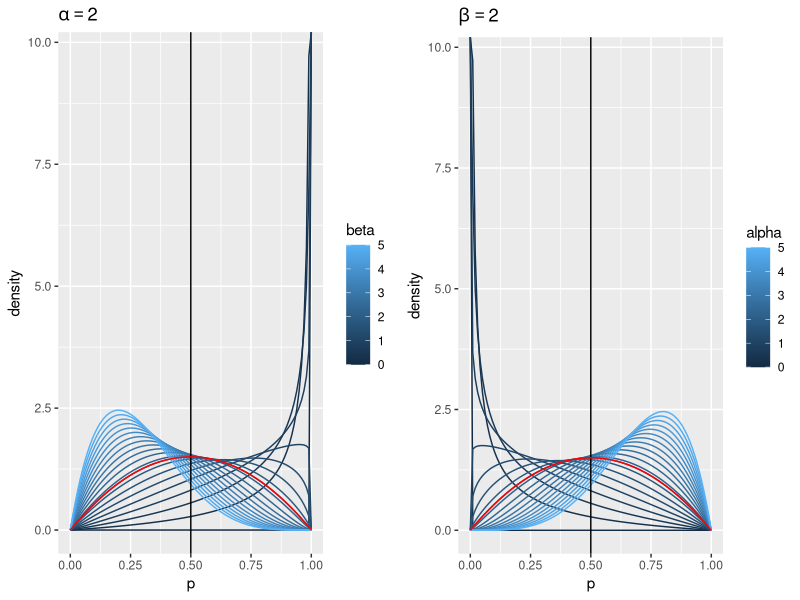
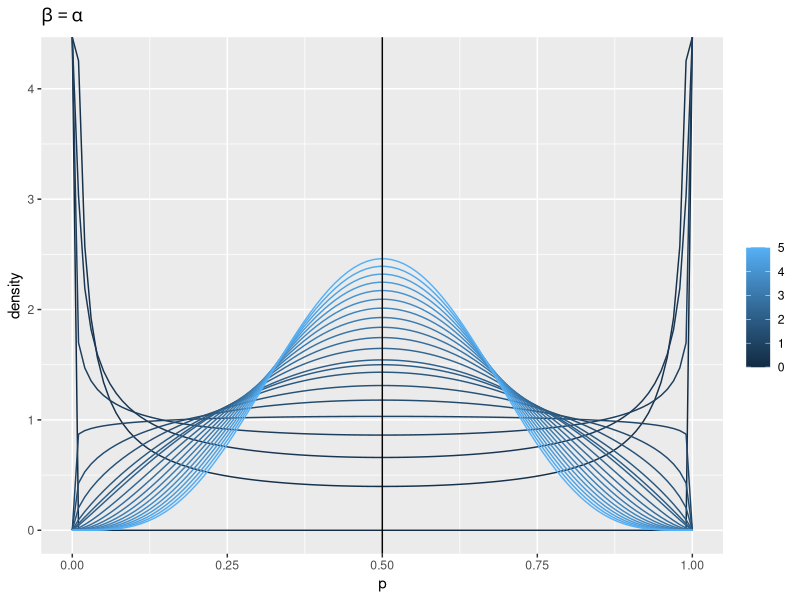
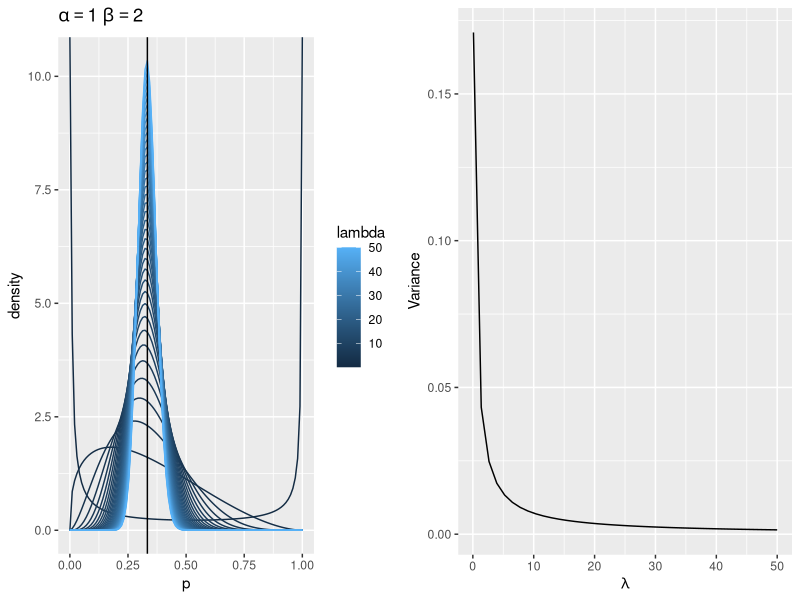
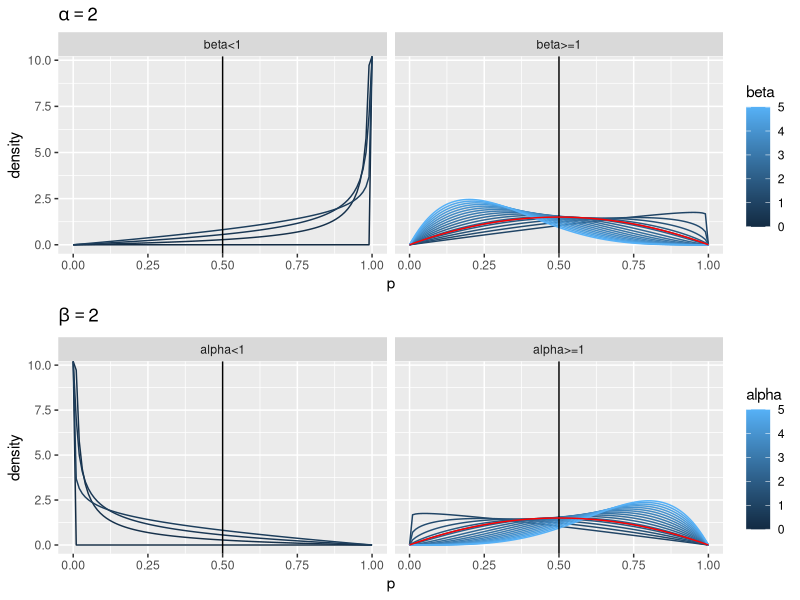

Source code (R) for these figures, in order:
## ---- chunk 1
knitr::opts_chunk$set(echo = FALSE)
## ---- chunk 2
#load libraries
library(readxl)
library(ggplot2)
library(dplyr,warn.conflicts = FALSE)
library(tidyr)
library(kableExtra)
library("gridExtra")


options(dplyr.summarise.inform = FALSE)
options("kableExtra.html.bsTable" = T)
## ---- chunk 3
x_grid <- seq(from = -0.0, to = 1.0, length.out = 100)
p <- 2
alpha <- c(seq(from = 0.0, to = 5, length.out = 20),p)
beta <- c(seq(from = 0.0, to = 5, length.out = 20),p)
par_grid <- expand.grid("alpha"=alpha,"beta"=beta)
y <- data.frame(t(apply(X = par_grid, MARGIN = 1,FUN = function(x){dbeta(x_grid,x[1],x[2])})))
df <- cbind(par_grid,y)
colnames(df)[3:ncol(df)] <- x_grid
df_long <- tidyr::gather(df,x,density,-c(alpha,beta) )
df_long$x <- as.numeric(df_long$x)
df_long$a_below1 <- ifelse(df_long$alpha<1,"alpha<1","alpha>=1")
df_long$b_below1 <- ifelse(df_long$beta<1,"beta<1","beta>=1")

# Plots:
t1 <- bquote(alpha==.(p))
p1 <- ggplot(data = df_long[df_long$alpha==p,], aes(x=x, y = density,group = beta,col = beta))+
  geom_line()+
  geom_vline(aes(xintercept = 0.5))+
  geom_line(data = df_long[df_long$beta==p & df_long$alpha==p,], aes(x=x, y = density),col = "red")+
  ggtitle(t1)+xlab("p")

t2 <- bquote(beta==.(p))
p2<-ggplot(data = df_long[df_long$beta==p,], aes(x=x, y = density,group = alpha,col = alpha))+
  geom_line()+
  geom_vline(aes(xintercept = 0.5))+
  ggtitle(t2)+xlab("p")+
  geom_line(data = df_long[df_long$beta==p & df_long$alpha==p,], aes(x=x, y = density),col = "red")

equal <- ggplot(data = df_long[df_long$alpha==df_long$beta,], aes(x=x, y = density,group = beta,col = beta))+
  geom_line()+
  geom_vline(aes(xintercept = 0.5))+
  ggtitle(expression(beta == alpha))+xlab("p")+
  labs(color='')

t3 <- bquote(alpha==.(p))
p3<-ggplot(data = df_long[df_long$alpha==p,], aes(x=x, y = density,group = beta,col = beta))+
  geom_line()+
  geom_vline(aes(xintercept = 0.5))+
  geom_line(data = df_long[df_long$beta==p & df_long$alpha==p,], aes(x=x, y = density),col = "red")+
  ggtitle(t1)+xlab("p")+
  facet_grid(~b_below1)

t4 <- bquote(beta==.(p))
p4<-ggplot(data = df_long[df_long$beta==p,], aes(x=x, y = density,group = alpha,col = alpha))+
  geom_line()+
  geom_vline(aes(xintercept = 0.5))+
  ggtitle(t2)+xlab("p")+
  geom_line(data = df_long[df_long$beta==p & df_long$alpha==p,], aes(x=x, y = density),col = "red")+
    facet_grid(~a_below1)
## ---- chunk 4
grid.arrange(p1,p2,nrow = 1)
## ---- chunk 5
equal
## ---- chunk 6
variance <- function(alpha,beta){(alpha*beta)/((alpha+beta+1)*(alpha+beta)^2)}
lambda <- c(seq(from = 0.1, to = 50, length.out = 40))

alpha <- lambda * 1
beta <- lambda * 2
par_grid <- cbind("alpha"=alpha,"beta"=beta,"lambda" = lambda)
y <- data.frame(t(apply(X = par_grid, MARGIN = 1,FUN = function(x){dbeta(x_grid,x[1],x[2])})))
var_beta <- data.frame("Variance" = apply(X = par_grid, MARGIN = 1,FUN = function(x){variance(x[1],x[2])}))
var_beta$lambda <-lambda
df <- cbind(par_grid,y)
colnames(df)[4:ncol(df)] <- x_grid
df_long <- tidyr::gather(df,x,density,-c(alpha,beta,lambda) )
df_long$x <- as.numeric(df_long$x)

pvari1<-ggplot(data = df_long, aes(x=x, y = density,group = lambda,col = lambda))+
  geom_line()+
  geom_vline(aes(xintercept = 1/3))+
  ggtitle(expression(alpha ==1~beta==2))+
  xlab("p")

pvari2<-ggplot(data = var_beta, aes(x=lambda, y = Variance))+
  geom_line()+
  xlab(expression(lambda))


grid.arrange(pvari1,pvari2,nrow = 1)
## ---- chunk 7
grid.arrange(p3,p4,nrow = 2)
